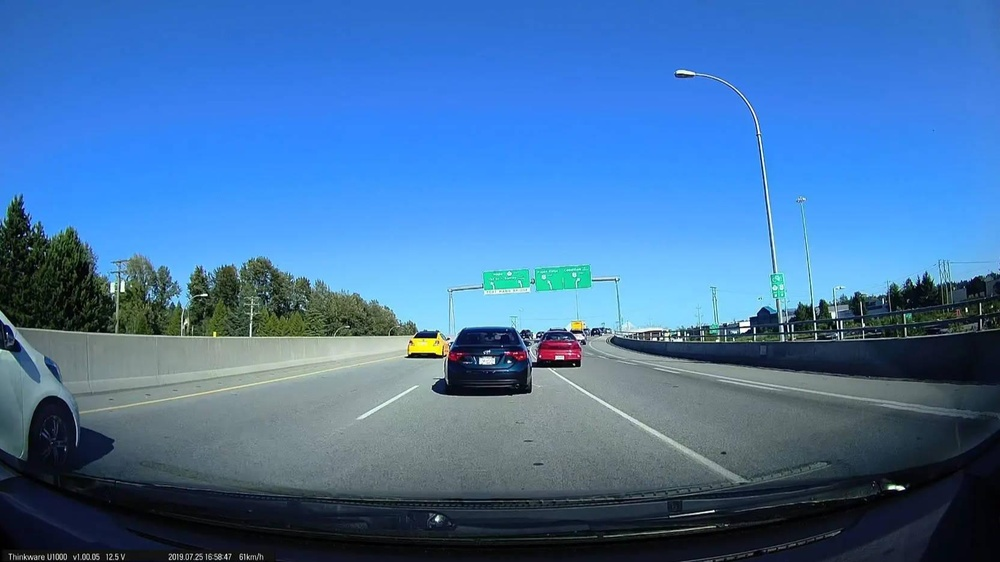
#> input picture sample_road.jpg, 1000 x 562 px, shrunk from 1664 x 936 before the run, found by its file name
$ python lane_detector.py
#> lines starting #> are read from the running program, lines starting #| are printed output that depends on the picture; after the words box and inside, x2 and y2 are one past the last pixel; in counts of white or black regions, pixels touching at a corner belong together
import cv2
import numpy as np


def region_of_interest(image):
    """
    Masks the image to keep only the road region.
    """
    height, width = image.shape

    mask = np.zeros_like(image)

    polygon = np.array([[
        (0, height),
        (width, height),
        (int(width * 0.6), int(height * 0.6)),
        (int(width * 0.4), int(height * 0.6))
    ]], np.int32)

    cv2.fillPoly(mask, polygon, 255)

    return cv2.bitwise_and(image, mask)


def average_lines(image, lines):
    """
    Average all detected lane lines into one left and one right lane.
    """

    left_fit = []
    right_fit = []

    if lines is None:
        return []

    # Convert to (N,4)
    lines = np.array(lines).reshape(-1, 4)

    for x1, y1, x2, y2 in lines:

        if x1 == x2:
            continue

        slope = (y2 - y1) / (x2 - x1)
        intercept = y1 - slope * x1

        if slope < -0.3:
            left_fit.append((slope, intercept))
        elif slope > 0.3:
            right_fit.append((slope, intercept))

    lane_lines = []

    if left_fit:
        lane_lines.append(make_line(image, np.mean(left_fit, axis=0)))

    if right_fit:
        lane_lines.append(make_line(image, np.mean(right_fit, axis=0)))

    return lane_lines


def make_line(image, line):
    """
    Converts slope and intercept into line coordinates.
    """

    slope, intercept = line

    height = image.shape[0]

    y1 = height
    y2 = int(height * 0.6)

    x1 = int((y1 - intercept) / slope)
    x2 = int((y2 - intercept) / slope)

    return (x1, y1, x2, y2)


def detect_lanes(image_path):
    """
    Detect lane lines from an image.
    """
#> called with image_path = 'sample_road.jpg'

    image = cv2.imread(image_path)
#> image is the input picture: shape (562, 1000, 3); mean B, G, R 164.4, 114.6, 68.1

    if image is None:
        raise FileNotFoundError(f"Image not found: {image_path}")

    output = image.copy()

    # -------------------------
    # Step 1: Grayscale
    # -------------------------
    gray = cv2.cvtColor(image, cv2.COLOR_BGR2GRAY)
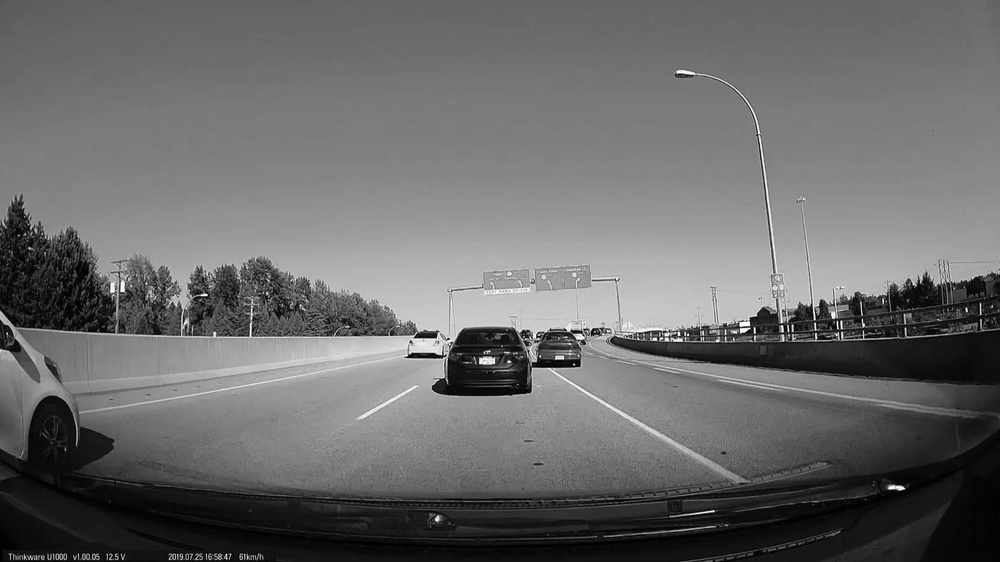
#> gray: shape (562, 1000); min 0, max 255, mean 106.4

    # -------------------------
    # Step 2: Gaussian Blur
    # -------------------------
    blur = cv2.GaussianBlur(gray, (5, 5), 0)

    # -------------------------
    # Step 3: Edge Detection
    # -------------------------
    edges = cv2.Canny(blur, 50, 150)
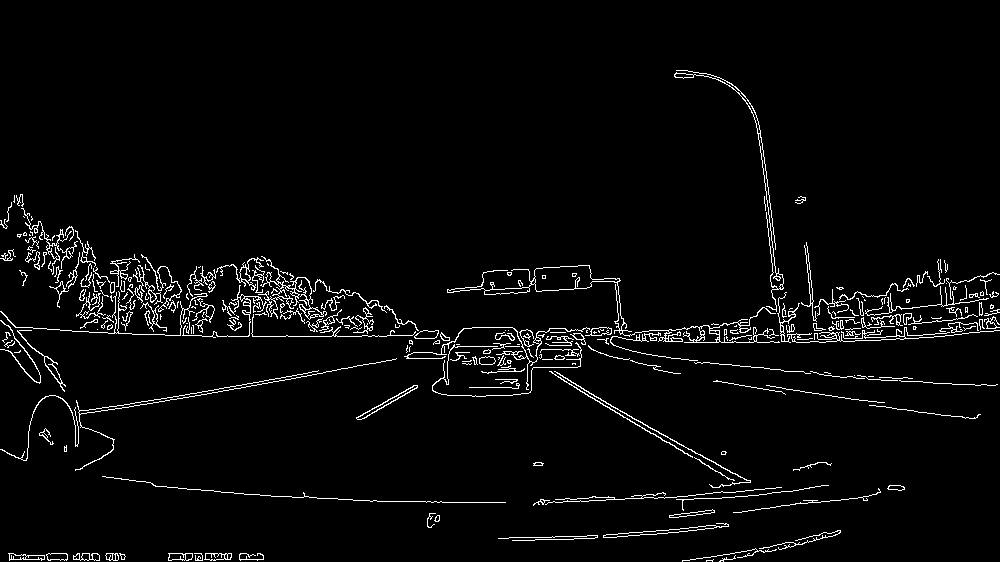
#> edges: shape (562, 1000); 3.3% white in thin lines or dots, all inside (x1, y1, x2, y2) = (0, 70, 1000, 562)

    # -------------------------
    # Step 4: ROI
    # -------------------------
    cropped = region_of_interest(edges)
#> in region_of_interest, `cv2.fillPoly(mask, polygon, 255)`:
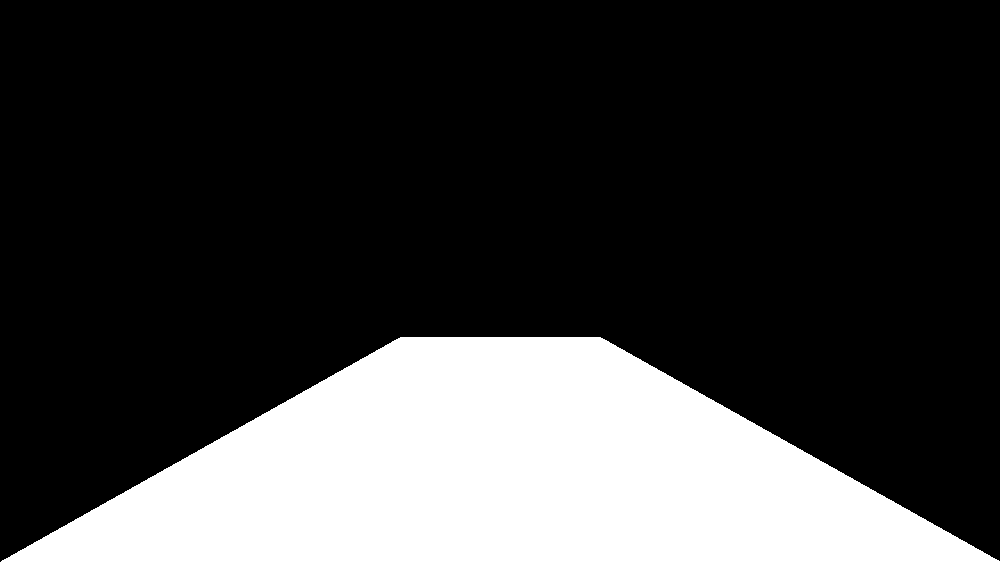
#> mask: shape (562, 1000); 24.1% white; 1 white region, box (x1, y1, x2, y2) and area: (1, 337, 1000, 562) 135175
#> in region_of_interest, `return cv2.bitwise_and(image, mask)`:
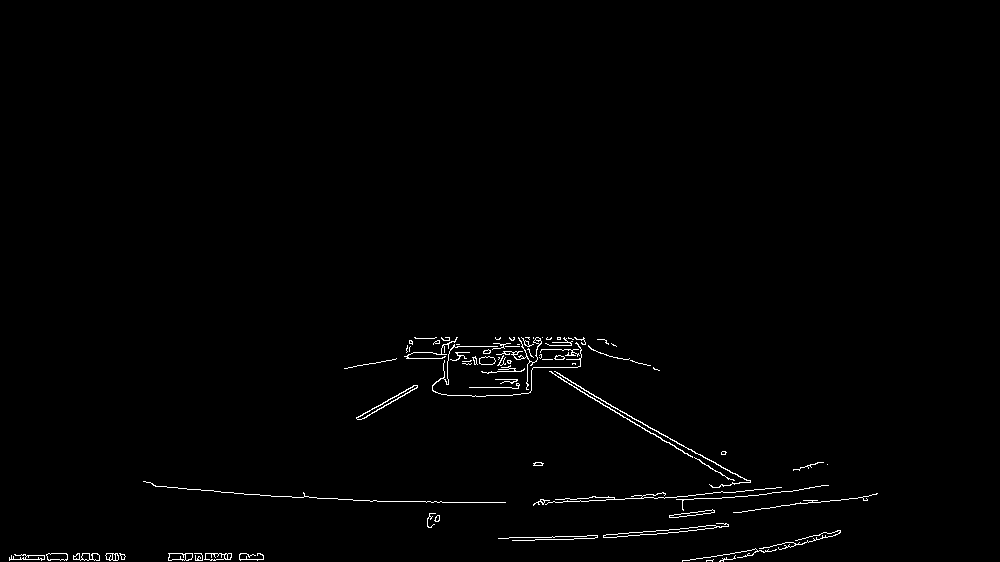
#> returned value: shape (562, 1000); 0.92% white in thin lines or dots, all inside (x1, y1, x2, y2) = (9, 337, 878, 562)

    # -------------------------
    # Step 5: Hough Transform
    # -------------------------
    lines = cv2.HoughLinesP(
        cropped,
        rho=2,
        theta=np.pi / 180,
        threshold=50,
        minLineLength=40,
        maxLineGap=100
    )
#> lines = 54 rows, first 6: [498, 343, 839, 532], [507, 538, 667, 533], [155, 486, 274, 496], [534, 503, 803, 489], [690, 559, 732, 559], [9, 559, 191, 553]

    # -------------------------
    # Step 6: Average lanes
    # -------------------------
    averaged_lines = average_lines(image, lines)
#> the loop in average_lines, `for x1, y1, x2, y2 in lines: ` made 54 passes
#> (x1, y1, x2, y2, slope, intercept) on passes 1 to 12: (498, 343, 839, 532, 0.554, 66.98), (507, 538, 667, 533, -0.0312, 553.8), (155, 486, 274, 496, 0.084, 473), (534, 503, 803, 489, -0.052, 530.8), (690, 559, 732, 559, 0, 559), (9, 559, 191, 553, -0.033, 559.3), (496, 339, 825, 537, 0.602, 40.5), (109, 560, 246, 553, -0.0511, 565.6), (263, 495, 533, 505, 0.037, 485.3), (557, 539, 656, 534, -0.0505, 567.1), (672, 517, 862, 497, -0.105, 587.7), (701, 558, 837, 534, -0.176, 681.7)
#> after the loop in average_lines, `for x1, y1, x2, y2 in lines:`: left_fit = [(-0.462, 581.6), (-0.549, 612.6), (-0.364, 760.5), (-0.485, 594.1)]; right_fit = [(0.554, 66.98), (0.602, 40.5), (0.601, 38.99), (0.491, 130.9), (0.625, 24.1)]
#> in make_line, `slope, intercept = line`: slope = -0.465; intercept = 637.2
#> in make_line, `x1 = int((y1 - intercept) / slope)`: x1 = 161
#> in make_line, `x2 = int((y2 - intercept) / slope)`: x2 = 645
#> averaged_lines = [(161, 562, 645, 337), (873, 562, 481, 337)]

    # -------------------------
    # Step 7: Draw lanes
    # -------------------------
    for x1, y1, x2, y2 in averaged_lines:
        cv2.line(
            output,
            (x1, y1),
            (x2, y2),
            (0, 255, 0),
            5
        )
#> this loop made 2 passes
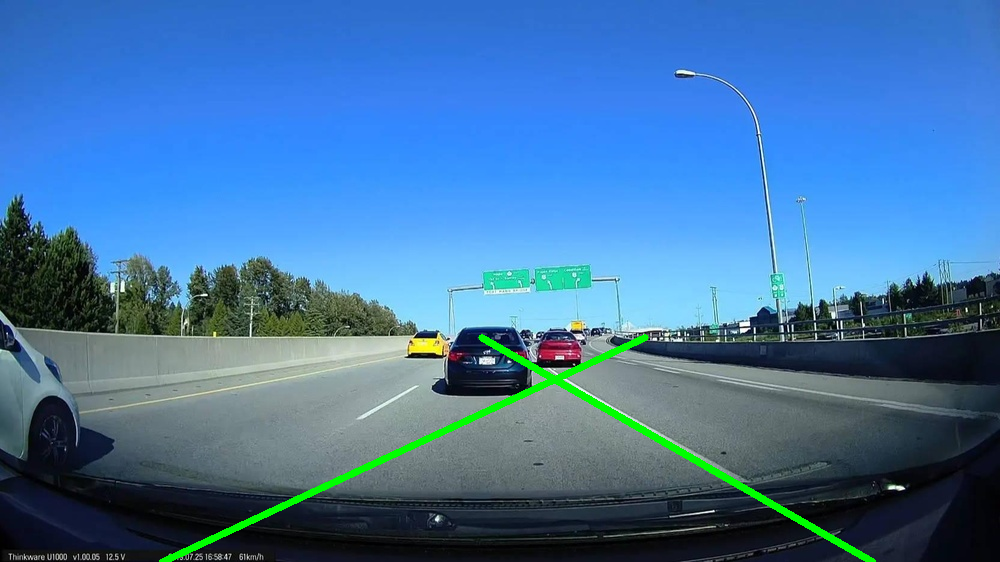
#> output: shape (562, 1000, 3); 1.23% of pixels changed, all inside (x1, y1, x2, y2) = (159, 334, 876, 562)

    return output


if __name__ == "__main__":

    print("Lane Detection Started...")

    result = detect_lanes("sample_road.jpg")

    cv2.imwrite("lane_output.jpg", result)

    print("Lane Detection Completed.")
    print("Output saved as lane_output.jpg")

    cv2.imshow("Original Image", cv2.imread("sample_road.jpg"))
    cv2.imshow("Detected Lanes", result)

    cv2.waitKey(0)
    cv2.destroyAllWindows()
